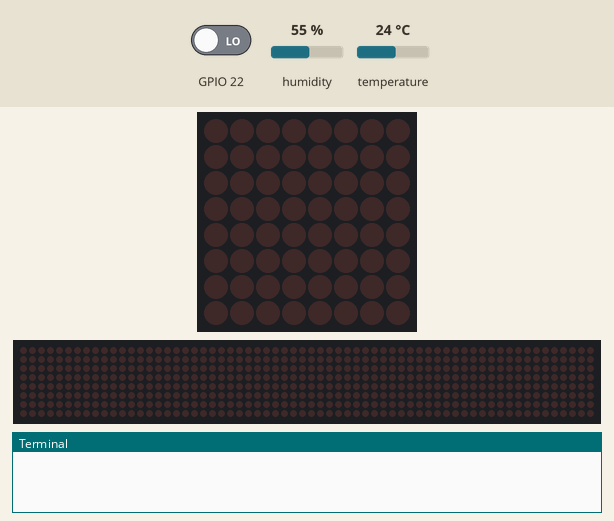
Recording of a program running on a simulated Raspberry Pi (BCM pin numbers). Parts: 8×8 LED matrix, a strip that is not on the board, showing the scrolling text unrolled, the last lines printed to the terminal. Inputs (shaded band) come from the test bench; at power-on: GPIO 22 LOW, humidity 55 %, temperature 24 °C. The 64×8 strip is a reading aid, not a part: it shows the text the matrix is scrolling, unrolled, one strip-width of it at a time.

Above: at 1.2 s.
1.3 s: GPIO 22 driven HIGH
At 1.92 s:
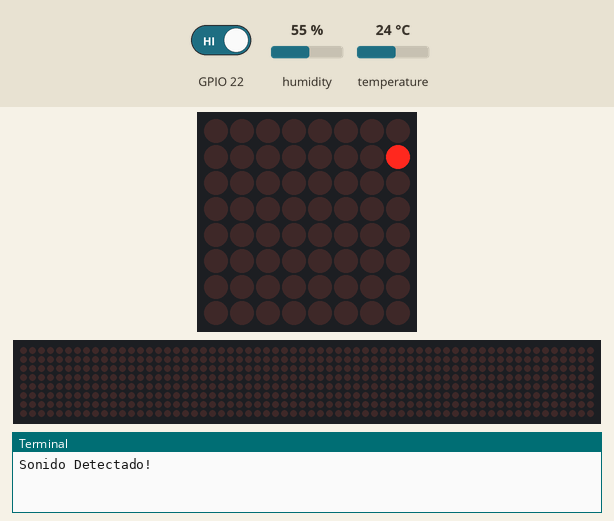
At 2.4 s:
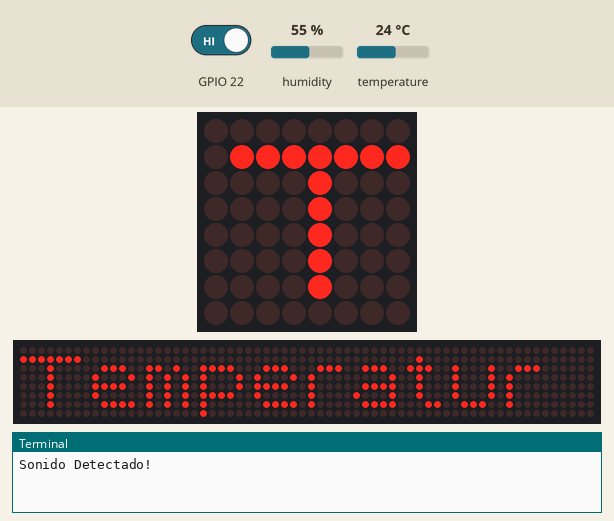

The program:

mostrar_temp.py
```python
#!/usr/bin/python
# -*- coding: utf-8 -*-
import time
from matriz import Matriz
from sonido import Sonido
from temperatura import Temperatura

# Conexión de los sensores en sus respectivos pines
# Matriz --> vcc: 2, gnd: 6, din: 19, cs: 24, clk: 23
# Sonido --> a0: 7, gnd: 9, vc: 3, d0: 15
# Temperatura --> vcc: 1, sda: 11, clk: 14

# Activamos los sensores que vamos a usar
# matriz = Matriz(numero_matrices=2, ancho=16)
matriz = Matriz()
sonido = Sonido()
temperatura = Temperatura()

def acciones():
    print ("Sonido Detectado!")
    temp_data = temperatura.datos_sensor()
    temp_formateada = 'Temperatura = {0:0.1f}°C  Humedad = {1:0.1f}%'.format(temp_data['temperatura'], temp_data['humedad'])
    matriz.mostrar_mensaje(temp_formateada, delay=0.08, font=2)

if __name__ == "__main__":
    while True:
        time.sleep(0.1)
        sonido.evento_detectado(acciones)
```

matriz.py
```python
# -*- coding: utf-8 -*-
import time
from luma.led_matrix.device import max7219
from luma.core.interface.serial import spi, noop
from luma.core.render import canvas
from luma.core.virtual import viewport
from luma.core.legacy import text, show_message
from luma.core.legacy.font import proportional, CP437_FONT, TINY_FONT, SINCLAIR_FONT, LCD_FONT

class Matriz:
    def __init__(self, numero_matrices=1, orientacion=0, rotacion=0, ancho=8, alto=8):
        self.font = [CP437_FONT, TINY_FONT, SINCLAIR_FONT, LCD_FONT]
        self.serial = spi(port=0, device=0, gpio=noop())
        self.device = max7219(self.serial, width=ancho, height=alto, cascaded=numero_matrices, rotate=rotacion)

    def mostrar_mensaje(self, msg, delay=0.1, font=1):
        show_message(self.device, msg, fill="white",
                     font=proportional(self.font[font]),
                     scroll_delay=delay)

    def dibujar(self, msg):
        with canvas(self.device) as draw:
            text(draw, (0, 0), chr(msg), fill="white")
            self.device.contrast(10 * 16)

    def dibujar_corazon(self):
        self.dibujar(3)

    def dibujar_vertical(self):
        words = ["Victor", "Echo", "Romeo"]

        virtual = viewport(self.device, width=self.device.width, height=len(words) * 8)
        with canvas(virtual) as draw:
            for i, word in enumerate(words):
                text(draw, (0, i * 8), word, fill="white", font=proportional(CP437_FONT))

        for i in range(virtual.height - self.device.height):
            virtual.set_position((0, i))
            time.sleep(0.05)


if __name__ == "__main__":
    matriz = Matriz()
    while True:
        matriz.mostrar_mensaje("Ciro", font=3)
        matriz.dibujar_corazon()
        time.sleep(1)
```

sonido.py
```python
#!/usr/bin/python3
# -*- coding: utf-8 -*-
import RPi.GPIO as GPIO

"""
A0  --> pin 7
VCC --> pin 2
GND --> pin 6
D0  --> pin 15 (BCM22)
"""

class Sonido:

    def __init__(self, canal=22):
        self._canal = canal
        GPIO.setmode(GPIO.BCM)
        GPIO.setup(self._canal, GPIO.IN)
        # Desactivo las warnings por tener más de un circuito en la GPIO
        GPIO.setwarnings(False)
        GPIO.add_event_detect(self._canal, GPIO.RISING)

    def evento_detectado(self, funcion):
        if GPIO.event_detected(self._canal):
            funcion()

if __name__ == "__main__":
    import time
    def test():
        print('Sonido detectado!')


    sonido = Sonido()
    while True:
        time.sleep(0.0001)
        sonido.evento_detectado(test)

    GPIO.cleanup()
```

temperatura.py
```python
#!/usr/bin/python3
# -*- coding: utf-8 -*-
import Adafruit_DHT

"""
Conección One-Wire:
Resistencia 10K entre VCC y DATA
1er pin del sensor al VCC 3,3V
2do pin del sensor DATA al BCM 17( pin numero 11 de la raspberry)
4to pin del sensor al GND de la raspberry
"""

class Temperatura:

    def __init__(self, pin=17, sensor=Adafruit_DHT.DHT11):
        # Usamos el DHT11 que es compatible con el DHT12
        self._sensor = sensor
        self._data_pin = pin

    def datos_sensor(self):
      """ Devuelve un diccionario con la temperatura y humedad """
      humedad, temperatura = Adafruit_DHT.read_retry(self._sensor, self._data_pin)
      return {'temperatura': temperatura, 'humedad': humedad}


if __name__ == "__main__":
    import time

    temp = Temperatura()
    while True:
        datos = temp.datos_sensor()
        # Imprime en la consola las variables temperatura y humedad con un decimal
        print('Temperatura = {0:0.1f}°C  Humedad = {1:0.1f}%'.format(datos['temperatura'], datos['humedad']))
        time.sleep(0.5)
```

Measured:
- after the input at 1.3 s, the display: changes after 0.62 s (image 1)
